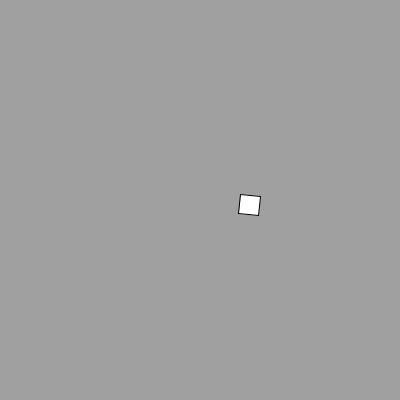
Frame 1 (no input)
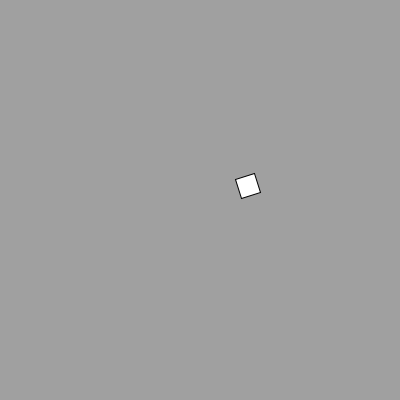
Frame 60 (the mouse pressed at the canvas centre just before this capture)
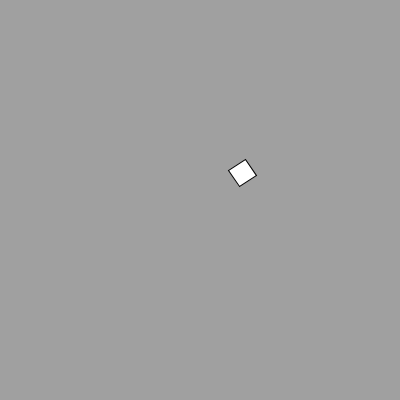
Frame 120 (the mouse held since frame 60 and released just before this capture)

The Processing sketch that drew these frames (run headless with seeded random() and noise(); from frame 60 on, the mouse is pressed at the canvas centre):

// Processing sketch: animationSketch_250907a
// ── animationSketch_250907a.pde
// Rythm with animations pg.45 This one spins in the middle like a CD player.
void setup(){
  size(400,400);
  rectMode(CENTER);
}
void draw(){
background(160);
translate(width/2,height/2);
rotate(radians(frameCount*(360/(2*PI*10))));
rect(50,0,20,20);
// the sin function smoothens up FPS when needed.
sin(frameCount/20.0);
}
